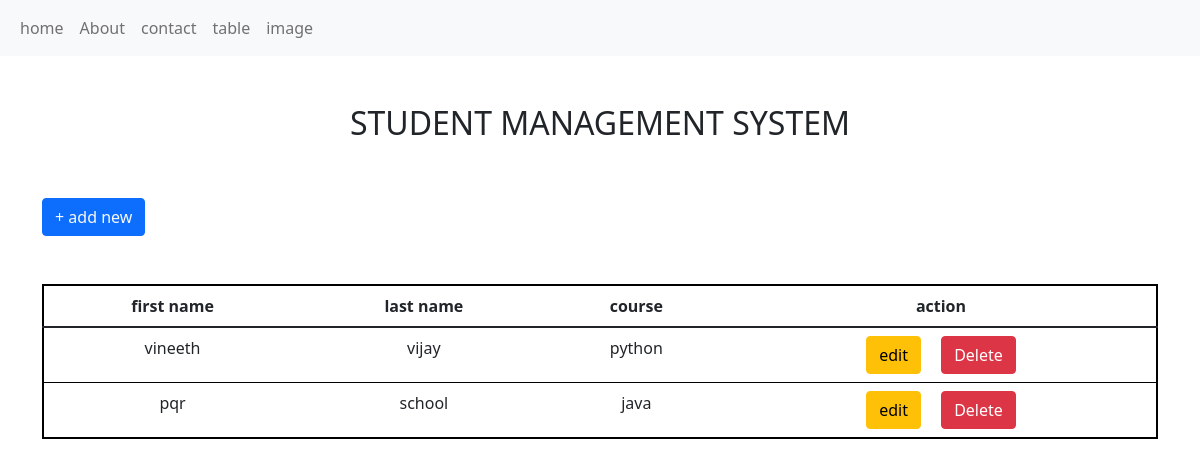
/table, run on an earlier commit of the app's database.
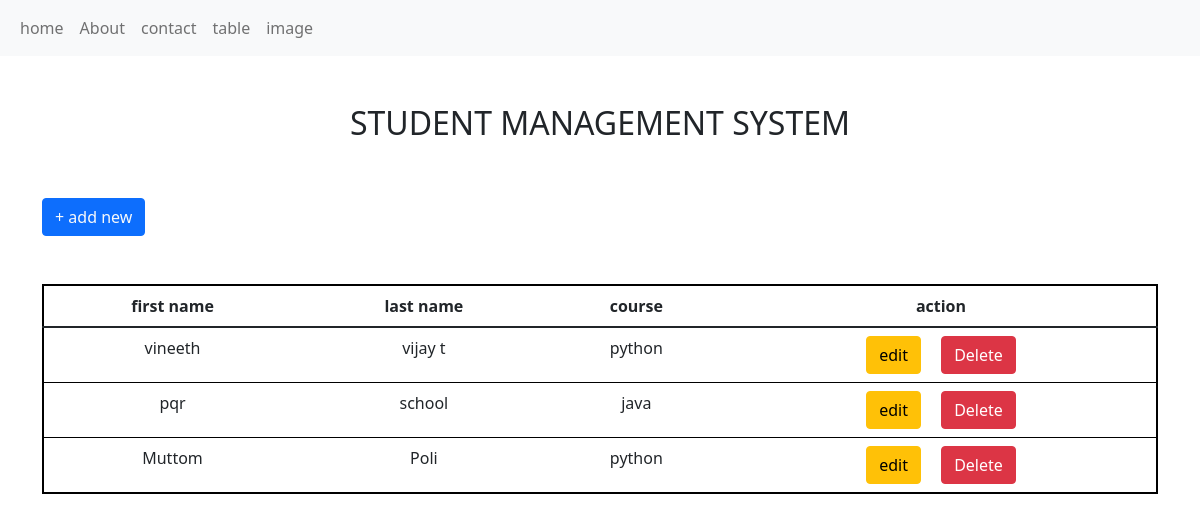
And on a later commit of the database.
### app1/models.py (models this page shows)
class student(models.Model):
    student_id =models.IntegerField()
    student_name =models.CharField(max_length=20)
    course_name =models.CharField(max_length=20)
    lname = models.CharField(max_length=20,null=True)

### app1/views.py (the view)
# urls.py: path('table',views.table,name="table"),
def table(request):
    d={
        'stud': student.objects.all()
    }
    return render(request,'table.html',d)

### app1/templates/table.html (shortened to what this page needs)
{% extends 'base.html' %}
{% load static %}
{% block css %}
<link rel="stylesheet" href="{% static 'css/table.css' %}">
{% endblock %}
{% block content %}
    <h2 class="text-center mt-5">STUDENT MANAGEMENT SYSTEM</h2>
    <div class="container">
        <button type="button" class="btn btn-primary mt-5"><a href="form" class="text-decoration-none text-light">+ add new</a></button>
        <div class="row mt-5 ">
            <div class="col-lg">
                <table class="table  text-center">
                    <thead>
                      <tr>
                        <th scope="col">first name</th>
                        <th scope="col">last name</th>
                        <th scope="col">course</th>
                        <th scope="col">action</th>
                      </tr>
                    </thead>
                    <tbody>
                      {% for j in stud %}
                      <tr>
                        <td scope="row">{{ j.student_name }}</td>
                        <td>{{ j.lname }}</td>
                        <td>{{ j.course_name}}</td>
                        <td >
                          <a href="{% url 'edit' s_id=j.id %}"><button type="button" class="btn btn-warning">edit</button></a>
                          <a href="{% url 'delete' s_id=j.id %}"><button type="button" class="btn btn-danger ms-3">Delete</button></a>
                        </td>
                      </tr>
                      {% endfor %}
                    </tbody>
                  </table>
            </div>
        </div>
    </div>
    {% endblock %}

What changed in the data, as far as the page shows it:
changed student "vineeth": lname "vijay" → "vijay t"
added student: student_name "Muttom", lname "Poli", course_name "python"
